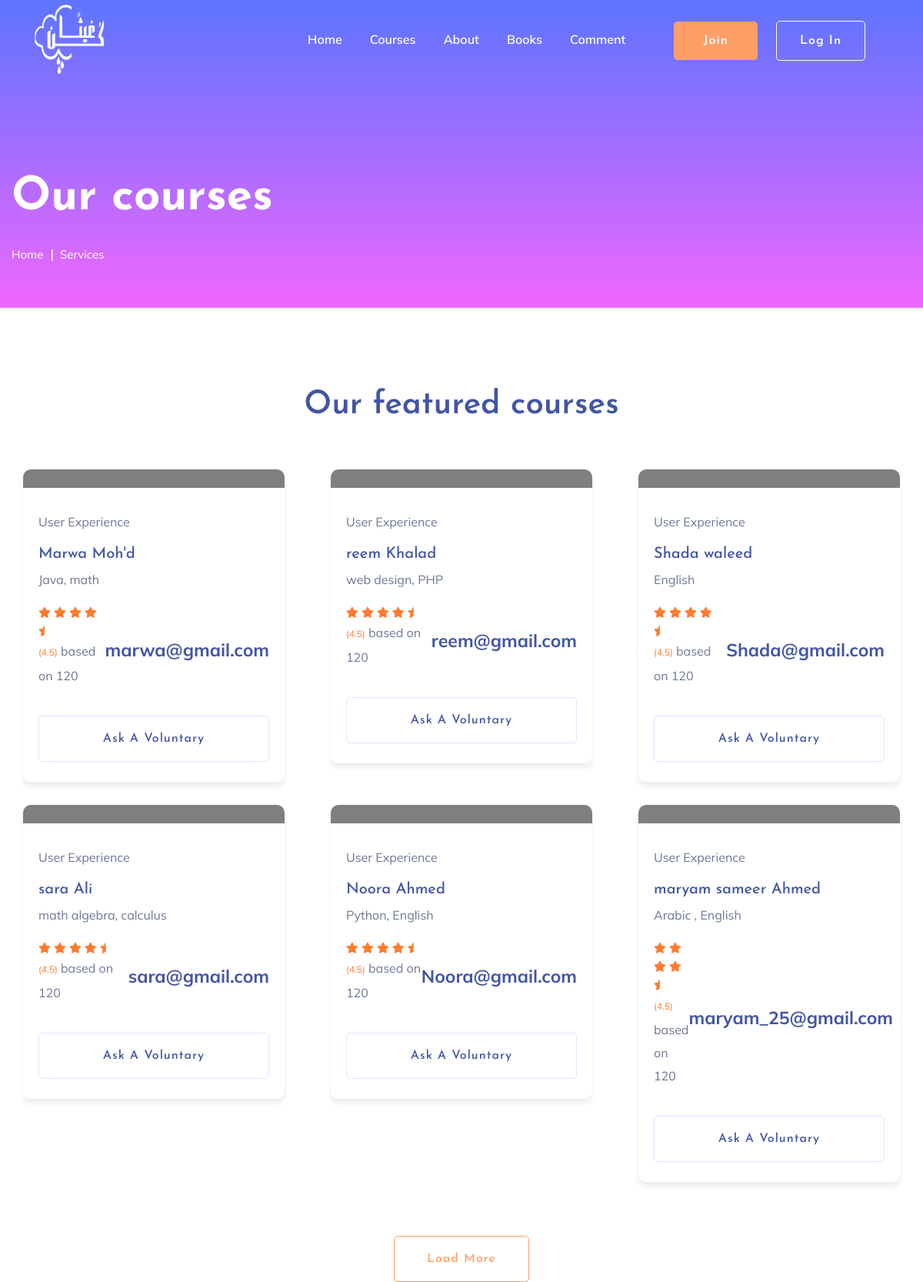
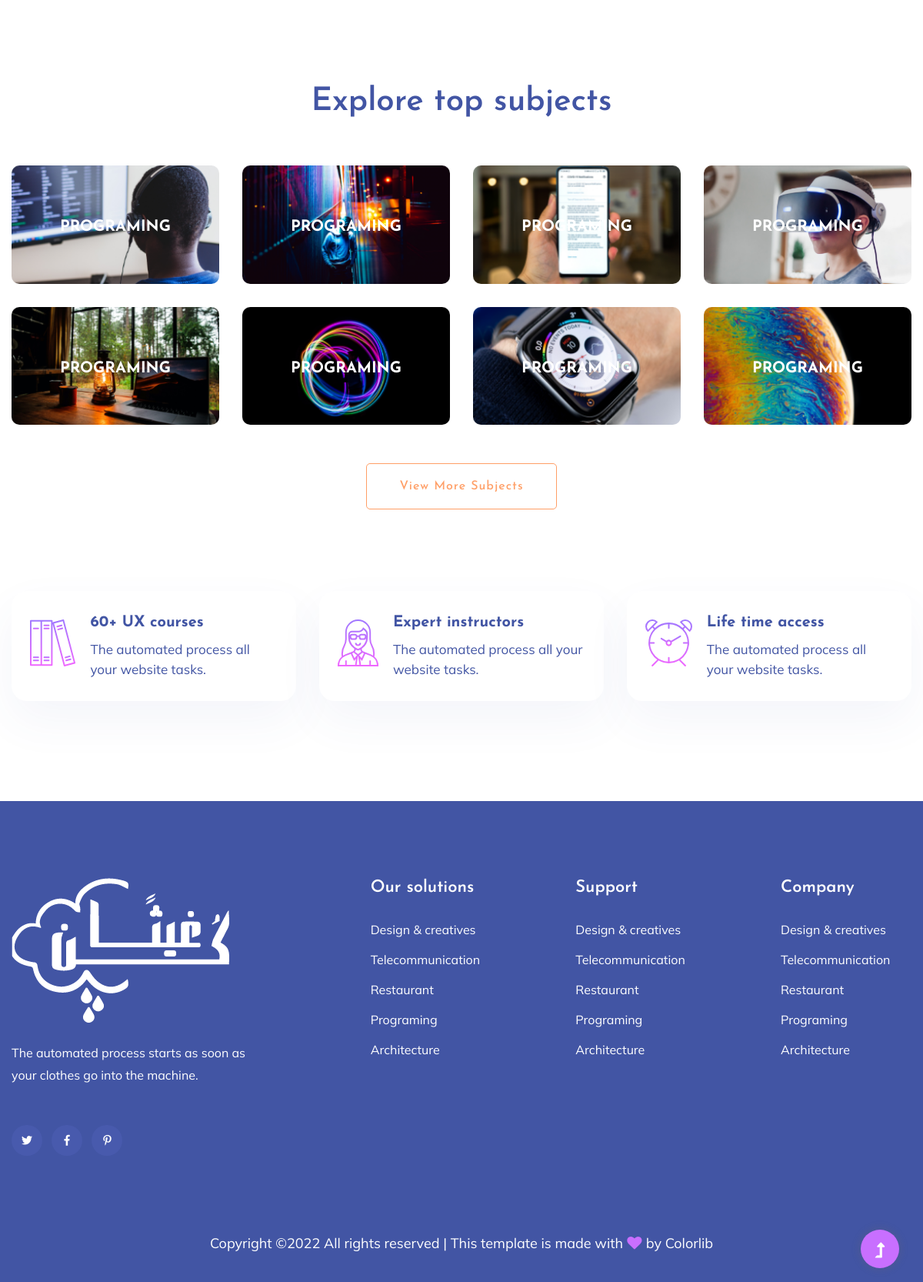
/courses.php, run on the app's committed database (2 pictures, top to bottom).
### tables this page shows
CREATE TABLE `voulnteer` (
  `vol_id` int(10) NOT NULL,
  `uni_id` int(11) NOT NULL,
  `vol_name` varchar(255) NOT NULL,
  `pass` varchar(255) NOT NULL,
  `Email` varchar(255) NOT NULL,
  `college` varchar(50) NOT NULL,
  `yearOFcollage` varchar(255) NOT NULL,
  `major` varchar(50) NOT NULL,
  `subject` text NOT NULL,
  `Timing` text NOT NULL
);

### courses.php (the view, shortened to what this page needs)
<?php
require ("site_part/template.php");
?>
<main>
        <section class="slider-area slider-area2">
            <div class="slider-active">
                <div class="single-slider slider-height2">
                    <div class="container">
                        <div class="row">
                            <div class="col-xl-8 col-lg-11 col-md-12">
                                <div class="hero__caption hero__caption2">
                                    <h1 data-animation="bounceIn" data-delay="0.2s">Our courses</h1>
                                    <nav aria-label="breadcrumb">
                                        <ol class="breadcrumb">
                                            <li class="breadcrumb-item"><a href="index.html">Home</a></li>
                                            <li class="breadcrumb-item"><a href="#">Services</a></li>
                                        </ol>
                                    </nav>
                                </div>
                            </div>
                        </div>
                    </div>
                </div>
            </div>
        </section>
        <div class="courses-area section-padding40 fix">
            <div class="container">
                <div class="row justify-content-center">
                    <div class="col-xl-7 col-lg-8">
                        <div class="section-tittle text-center mb-55">
                            <h2>Our featured courses</h2>
                        </div>
                    </div>
                </div>
                <div class="row">
                <?php
                $conn = connection();
                $sql = "SELECT * FROM voulnteer";
                $result = $conn->query($sql);
                if ($result->num_rows > 0) {
                while($row = $result->fetch_assoc()) {
                    ?>
                     <div class="col-lg-4">
                     <div class="properties properties2 mb-30">
                         <div class="properties__card">
                             <div class="properties__img overlay1">
                             </div>
                             <div class="properties__caption">
                                 <p>User Experience</p>
                                 <h3><a href="#"><?php echo $row["vol_name"]; ?> </a></h3>
                                 <p><?php echo $row["subject"]; ?>
                                 </p>
                                 <div class="properties__footer d-flex justify-content-between align-items-center">
                                     <div class="restaurant-name mb4">
                                         <div class="rating">
                                             <i class="fas fa-star"></i>
                                             <i class="fas fa-star"></i>
                                             <i class="fas fa-star"></i>
                                             <i class="fas fa-star"></i>
                                             <i class="fas fa-star-half"></i>
                                         </div>
                                         <p><span>(4.5)</span> based on 120</p>
                                     </div>
                                     <div class="price small mt4">
                                         <span><?php echo $row["Email"]; ?></span>
                                     </div>
                                 </div>
                                 <a href="#" class="border-btn border-btn2">Ask a voluntary </a>
                             </div>
                         </div>
                     </div>
                 </div>
                     <?php ;
                }
                } else {
                echo "0 results";
                }
                ?>
                </div>
                <div class="row justify-content-center">
                    <div class="col-xl-7 col-lg-8">
                        <div class="section-tittle text-center mt-40">
                            <a href="#" class="border-btn">Load More</a>
                        </div>
                    </div>
                </div>
            </div>
        </div>
        <div class="topic-area">
            <div class="container">
                <div class="row justify-content-center">
                    <div class="col-xl-7 col-lg-8">
                        <div class="section-tittle text-center mb-55">
                            <h2>Explore top subjects</h2>
                        </div>
                    </div>
                </div>
                <div class="row">
                    <div class="col-lg-3 col-md-4 col-sm-6">
                        <div class="single-topic text-center mb-30">
                            <div class="topic-img">
                                <img src="assets/img/gallery/topic1.png" alt="">
                                <div class="topic-content-box">
                                    <div class="topic-content">
                                        <h3><a href="#">Programing</a></h3>
                                    </div>
                                </div>
                            </div>
                        </div>
                    </div>
                    <div class="col-lg-3 col-md-4 col-sm-6">
                        <div class="single-topic text-center mb-30">
                            <div class="topic-img">
                                <img src="assets/img/gallery/topic2.png" alt="">
                                <div class="topic-content-box">
                                    <div class="topic-content">
                                        <h3><a href="#">Programing</a></h3>
                                    </div>
                                </div>
                            </div>
                        </div>
                    </div>
                    <div class="col-lg-3 col-md-4 col-sm-6">
                        <div class="single-topic text-center mb-30">
                            <div class="topic-img">
                                <img src="assets/img/gallery/topic3.png" alt="">
                                <div class="topic-content-box">
                                    <div class="topic-content">
                                        <h3><a href="#">Programing</a></h3>
                                    </div>
                                </div>
                            </div>
                        </div>
                    </div>
                    <div class="col-lg-3 col-md-4 col-sm-6">
                        <div class="single-topic text-center mb-30">
                            <div class="topic-img">
                                <img src="assets/img/gallery/topic4.png" alt="">
                                <div class="topic-content-box">
                                    <div class="topic-content">
                                        <h3><a href="#">Programing</a></h3>
                                    </div>
                                </div>
                            </div>
                        </div>
                    </div>
                    <div class="col-lg-3 col-md-4 col-sm-6">
                        <div class="single-topic text-center mb-30">
                            <div class="topic-img">
                                <img src="assets/img/gallery/topic5.png" alt="">
                                <div class="topic-content-box">
                                    <div class="topic-content">
                                        <h3><a href="#">Programing</a></h3>
                                    </div>
                                </div>
                            </div>
                        </div>
                    </div>
                    <div class="col-lg-3 col-md-4 col-sm-6">
                        <div class="single-topic text-center mb-30">
                            <div class="topic-img">
                                <img src="assets/img/gallery/topic6.png" alt="">
                                <div class="topic-content-box">
                                    <div class="topic-content">
                                        <h3><a href="#">Programing</a></h3>
                                    </div>
                                </div>
                            </div>
                        </div>
                    </div>
                    <div class="col-lg-3 col-md-4 col-sm-6">
                        <div class="single-topic text-center mb-30">
                            <div class="topic-img">
                                <img src="assets/img/gallery/topic7.png" alt="">
                                <div class="topic-content-box">
                                    <div class="topic-content">
                                        <h3><a href="#">Programing</a></h3>
                                    </div>
                                </div>
                            </div>
                        </div>
                    </div>
                    <div class="col-lg-3 col-md-4 col-sm-6">
                        <div class="single-topic text-center mb-30">
                            <div class="topic-img">
                                <img src="assets/img/gallery/topic8.png" alt="">
                                <div class="topic-content-box">
                                    <div class="topic-content">
                                        <h3><a href="#">Programing</a></h3>
                                    </div>
                                </div>
                            </div>
                        </div>
                    </div>
                </div>
                <div class="row justify-content-center">
                    <div class="col-xl-12">
                        <div class="section-tittle text-center mt-20">
                            <a href="courses.html" class="border-btn">View More Subjects</a>
                        </div>
                    </div>
                </div>
            </div>
        </div>
        <div class="services-area services-area2 section-padding40">
            <div class="container">
                <div class="row justify-content-sm-center">
                    <div class="col-lg-4 col-md-6 col-sm-8">
                        <div class="single-services mb-30">
                            <div class="features-icon">
                                <img src="assets/img/icon/icon1.svg" alt="">
                            </div>
                            <div class="features-caption">
                                <h3>60+ UX courses</h3>
                                <p>The automated process all your website tasks.</p>
                            </div>
                        </div>
                    </div>
                    <div class="col-lg-4 col-md-6 col-sm-8">
                        <div class="single-services mb-30">
                            <div class="features-icon">
                                <img src="assets/img/icon/icon2.svg" alt="">
                            </div>
                            <div class="features-caption">
                                <h3>Expert instructors</h3>
                                <p>The automated process all your website tasks.</p>
                            </div>
                        </div>
                    </div>
                    <div class="col-lg-4 col-md-6 col-sm-8">
                        <div class="single-services mb-30">
                            <div class="features-icon">
                                <img src="assets/img/icon/icon3.svg" alt="">
                            </div>
                            <div class="features-caption">
                                <h3>Life time access</h3>
                                <p>The automated process all your website tasks.</p>
                            </div>
                        </div>
                    </div>
                </div>
            </div>
        </div>
    </main>

### data on the page
voulnteer: vol_name "Marwa Moh'd", subject "Java, math", Email "marwa@gmail.com"
voulnteer: vol_name "reem Khalad", subject "web design, PHP", Email "reem@gmail.com"
voulnteer: vol_name "Shada waleed", subject "English", Email "Shada@gmail.com"
voulnteer: vol_name "sara Ali", subject "math algebra, calculus", Email "sara@gmail.com"
voulnteer: vol_name "Noora Ahmed", subject "Python, English", Email "Noora@gmail.com"
voulnteer: vol_name "maryam sameer Ahmed", subject "Arabic , English", Email "maryam_25@gmail.com"
